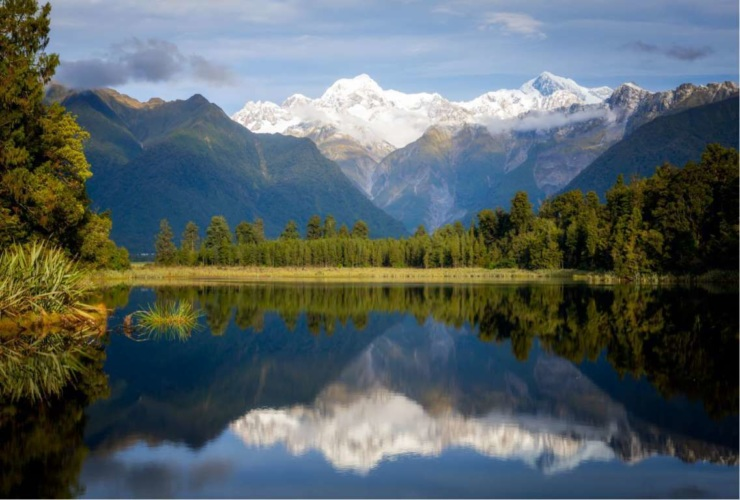
#> input picture Histogram_Equalize/lake_nz.jpg, 740 x 500 px
$ python histEqual2.py
#> lines starting #> are read from the running program, lines starting #| are printed output that depends on the picture
# Histogram Equalization without using built-in function
from matplotlib import pyplot as plt
import numpy as np
import cv2

img = cv2.imread("lake_nz.jpg")
#> img is the input picture: shape (500, 740, 3); mean B, G, R 99.5, 97.7, 86.6
r,g,b = cv2.split(img)
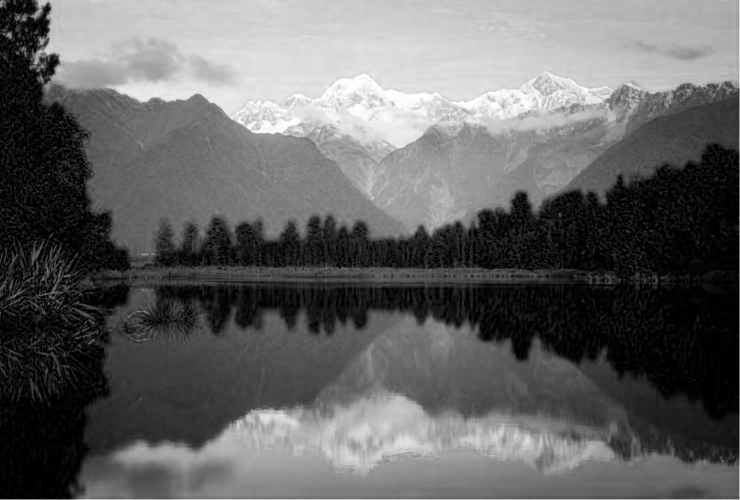
#> r: shape (500, 740); min 0, max 255, mean 99.5
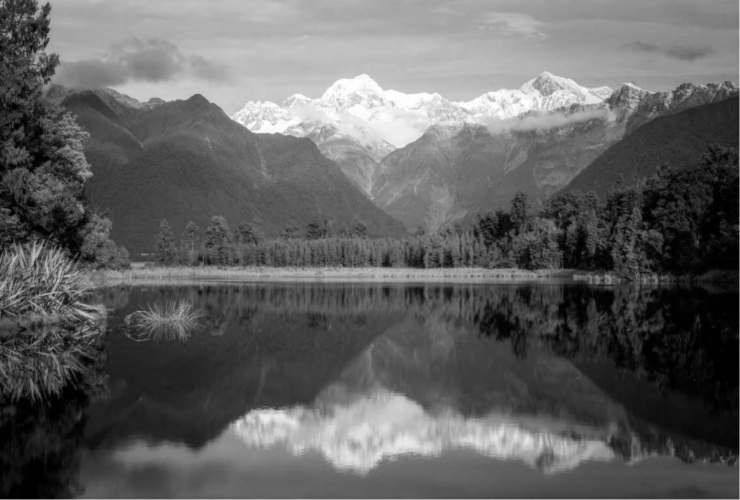
#> g: shape (500, 740); min 0, max 255, mean 97.7
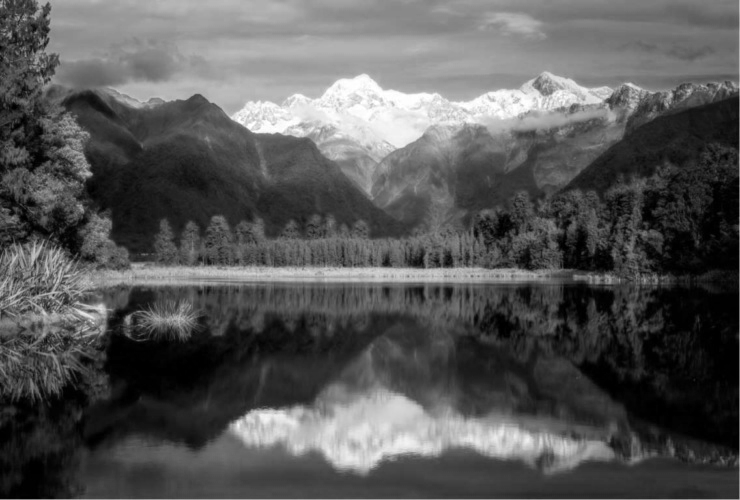
#> b: shape (500, 740); min 0, max 255, mean 86.6
"""
plt.hist(img)
plt.xlabel('pixel')
plt.ylabel('frequency')
plt.savefig("gray_histogram.png")
"""
def equalize(img):
    a = np.zeros((256,),dtype=np.float16)
    b = np.zeros((256,),dtype=np.float16)
    height,width=img.shape
#> height = 500; width = 740
    #finding histogram
    for i in range(width):
        for j in range(height):
            g = img[j,i]
            a[g] = a[g]+1
#> after the loop, a = 256 values, max 2048 at index 0, min 177 at index 254, mean 1300

    #performing histogram equalization
    tmp = 1.0/(height*width)
#> tmp = 2.7e-06

    for i in range(256):
        for j in range(i+1):
            b[i] += a[j] * tmp;
        b[i] = round(b[i] * 255);
#> after the loop, b = 256 values from 1 to 229

    # b now contains the equalized histogram
    b=b.astype(np.uint8)

    #Re-map values from equalized histogram into the image
    for i in range(width):
        for j in range(height):
            g = img[j,i]
            img[j,i]= b[g]
#> img: shape (500, 740)

    return img

Req = equalize(r)
Geq = equalize(g)
#> after the loop in equalize (call 2), `for i in range(width):`: a = 256 values, max 2048 at index 1, min 114 at index 255, mean 1307
#> after the loop in equalize (call 2), `for i in range(256):`: b = 256 values from 1 to 233
#> after the loop in equalize (call 2), `for i in range(width):`:
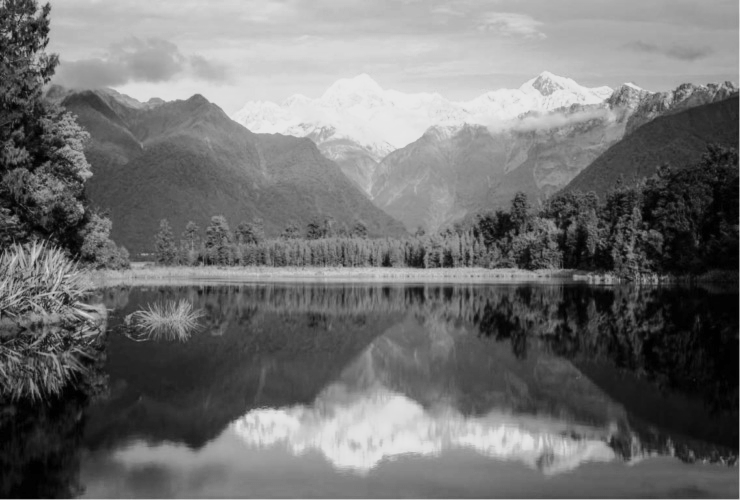
#> img: shape (500, 740); min 1, max 233, mean 113.5
Beq = equalize(b)
#> after the loop in equalize (call 3), `for i in range(width):`: a = 256 values, max 2048 at index 0, min 196 at index 246, mean 1290
#> after the loop in equalize (call 3), `for i in range(256):`: b = 256 values from 1 to 229
#> after the loop in equalize (call 3), `for i in range(width):`:
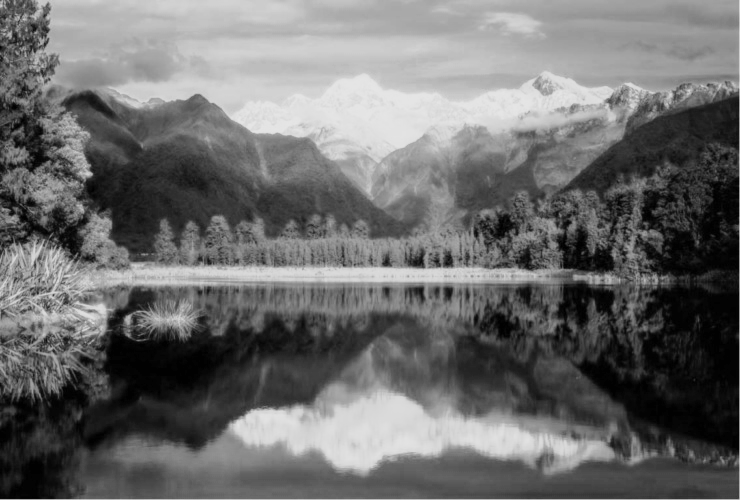
#> img: shape (500, 740); min 1, max 229, mean 108.2
eqImg = cv2.merge((Req,Geq,Beq))
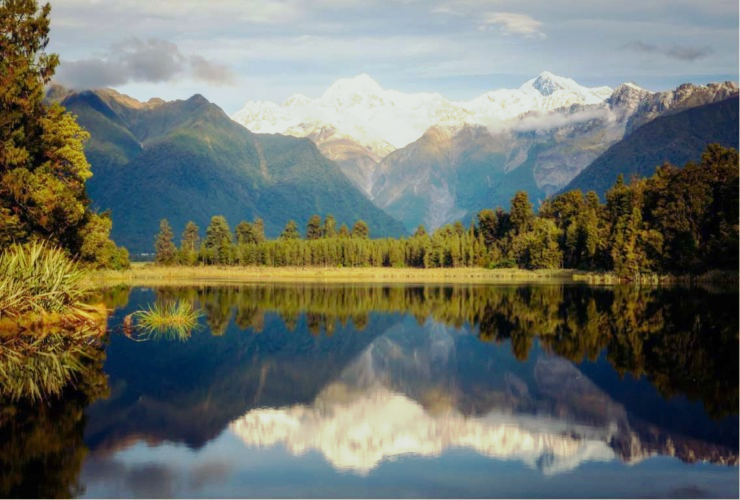
#> eqImg: shape (500, 740, 3); mean B, G, R 104.4, 113.5, 108.2
cv2.imwrite('equalized.jpg',eqImg)
cv2.waitKey(0)
cv2.destroyAllWindows()
